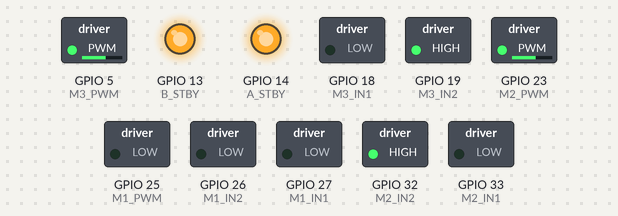
The sketch below on a simulated ESP32. Shown: switched loads named in the sketch (green lamp = pin HIGH), output pins drawn as LEDs (lit = HIGH).

Above: at 0.1 s.
At 3.1 s:
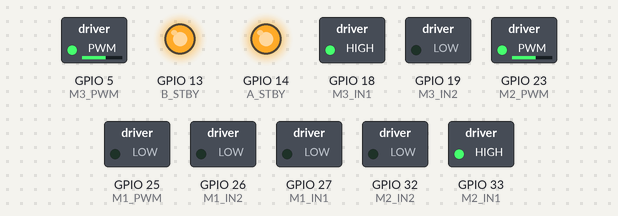
At 9.1 s:
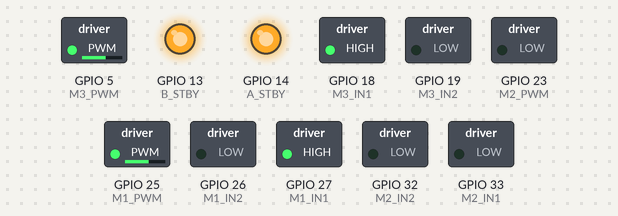
At 19.1 s:
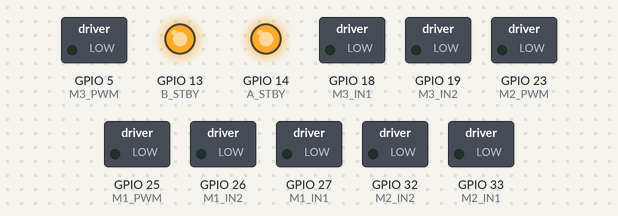
At 27.1 s:
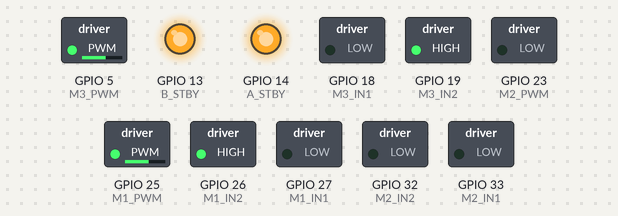
At 38.1 s:
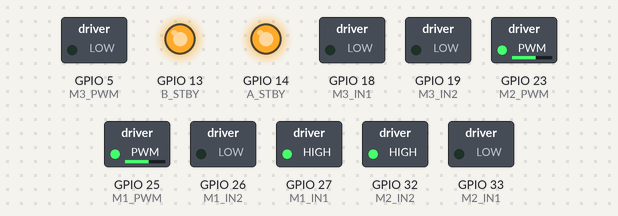
Timing chart, 0 to 39.6 s (numbered marks = the images above):
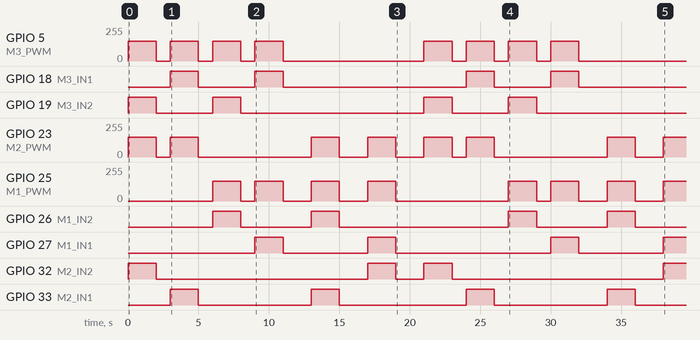

The sketch:

base_move.ino
```cpp
// ===== TB6612-A：电机 M1、M2 =====
const int A_STBY = 14;

// M1
const int M1_IN1 = 27;
const int M1_IN2 = 26;
const int M1_PWM = 25;

// M2
const int M2_IN1 = 33;
const int M2_IN2 = 32;
const int M2_PWM = 23;

// ===== TB6612-B：电机 M3 =====
const int B_STBY = 13;

// M3
const int M3_IN1 = 18;
const int M3_IN2 = 19;
const int M3_PWM = 5;

const int PWM_FREQ = 1000;
const int PWM_RES  = 8;

int speedVal = 150;

// ===== 基本控制函数 =====
void motorStop(int in1, int in2, int pwmPin) {
  digitalWrite(in1, LOW);
  digitalWrite(in2, LOW);
  ledcWrite(pwmPin, 0);
}

void motorForward(int in1, int in2, int pwmPin) {
  digitalWrite(in1, HIGH);
  digitalWrite(in2, LOW);
  ledcWrite(pwmPin, speedVal);
}

void motorBackward(int in1, int in2, int pwmPin) {
  digitalWrite(in1, LOW);
  digitalWrite(in2, HIGH);
  ledcWrite(pwmPin, speedVal);
}

void stopAll() {
  motorStop(M1_IN1, M1_IN2, M1_PWM);
  motorStop(M2_IN1, M2_IN2, M2_PWM);
  motorStop(M3_IN1, M3_IN2, M3_PWM);
}

// ===== 运动函数 =====

// 前进
void moveForward() {
  motorStop(M1_IN1, M1_IN2, M1_PWM);
  motorBackward(M2_IN1, M2_IN2, M2_PWM);
  motorBackward(M3_IN1, M3_IN2, M3_PWM);
}

// 后退
void moveBackward() {
  motorStop(M1_IN1, M1_IN2, M1_PWM);
  motorForward(M2_IN1, M2_IN2, M2_PWM);
  motorForward(M3_IN1, M3_IN2, M3_PWM);
}

// 左上移
void moveLeftForward() {
  motorBackward(M1_IN1, M1_IN2, M1_PWM);
  motorStop(M2_IN1, M2_IN2, M2_PWM);
  motorBackward(M3_IN1, M3_IN2, M3_PWM);
}

// 右下移
void moveRightBackward() {
  motorForward(M1_IN1, M1_IN2, M1_PWM);
  motorStop(M2_IN1, M2_IN2, M2_PWM);
  motorForward(M3_IN1, M3_IN2, M3_PWM);
}

// 左下移
void moveLeftBackward() {
  motorBackward(M1_IN1, M1_IN2, M1_PWM);
  motorForward(M2_IN1, M2_IN2, M2_PWM);
  motorStop(M3_IN1, M3_IN2, M3_PWM);
}

// 右上移
void moveRightForward() {
  motorForward(M1_IN1, M1_IN2, M1_PWM);
  motorBackward(M2_IN1, M2_IN2, M2_PWM);
  motorStop(M3_IN1, M3_IN2, M3_PWM);
}
void setup() {
  pinMode(A_STBY, OUTPUT);
  pinMode(B_STBY, OUTPUT);

  digitalWrite(A_STBY, HIGH);
  digitalWrite(B_STBY, HIGH);

  pinMode(M1_IN1, OUTPUT);
  pinMode(M1_IN2, OUTPUT);
  ledcAttach(M1_PWM, PWM_FREQ, PWM_RES);

  pinMode(M2_IN1, OUTPUT);
  pinMode(M2_IN2, OUTPUT);
  ledcAttach(M2_PWM, PWM_FREQ, PWM_RES);

  pinMode(M3_IN1, OUTPUT);
  pinMode(M3_IN2, OUTPUT);
  ledcAttach(M3_PWM, PWM_FREQ, PWM_RES);

  stopAll();
}

void loop() {

  // 前
  moveForward();
  delay(2000);
  stopAll();
  delay(1000);

  // 后
  moveBackward();
  delay(2000);
  stopAll();
  delay(1000);

  // 左上
  moveLeftForward();
  delay(2000);
  stopAll();
  delay(1000);

  // 右下
  moveRightBackward();
  delay(2000);
  stopAll();
  delay(2000);

  // 左下
  moveLeftBackward();
  delay(2000);
  stopAll();
  delay(2000);

  // 右上
  moveRightForward();
  delay(2000);
  stopAll();
  delay(2000);
}
```

Measured:
- by itself, GPIO 18 (M3_IN1): LOW → HIGH at 3.0 s, → LOW 2.0 s later, → HIGH 4.0 s later, → LOW 2.0 s later, … (8 changes in this stretch)
- by itself, GPIO 19 (M3_IN2): LOW → HIGH at 0.00 s, → LOW 2.0 s later, → HIGH 4.0 s later, → LOW 2.0 s later, … (8 changes in this stretch)
- by itself, GPIO 26 (M1_IN2): LOW → HIGH at 6.0 s, → LOW 2.0 s later, → HIGH 5.0 s later, → LOW 2.0 s later, … (8 changes in this stretch)
- by itself, GPIO 27 (M1_IN1): goes HIGH 2.0 s, LOW 6.0 s, HIGH 2.0 s, LOW 11.0 s, HIGH 2.0 s, LOW 6.0 s, then HIGH
- by itself, GPIO 32 (M2_IN2): goes HIGH 2.0 s, LOW 15.0 s, HIGH 2.0 s, LOW 2.0 s, HIGH 2.0 s, LOW 15.0 s, then HIGH
- by itself, GPIO 33 (M2_IN1): alternates HIGH for 2.0 s and LOW for 8.0 s
- by itself, GPIO 25 (M1_PWM): 0/255 → 149/255 at 6.0 s, → 0/255 2.0 s later, → 149/255 1.0 s later, → 0/255 2.0 s later, … (15 changes in this stretch)
- by itself, GPIO 23 (M2_PWM): 0/255 → 149/255 at 0.00 s, → 0/255 2.0 s later, → 149/255 1.0 s later, → 0/255 2.0 s later, … (15 changes in this stretch)
